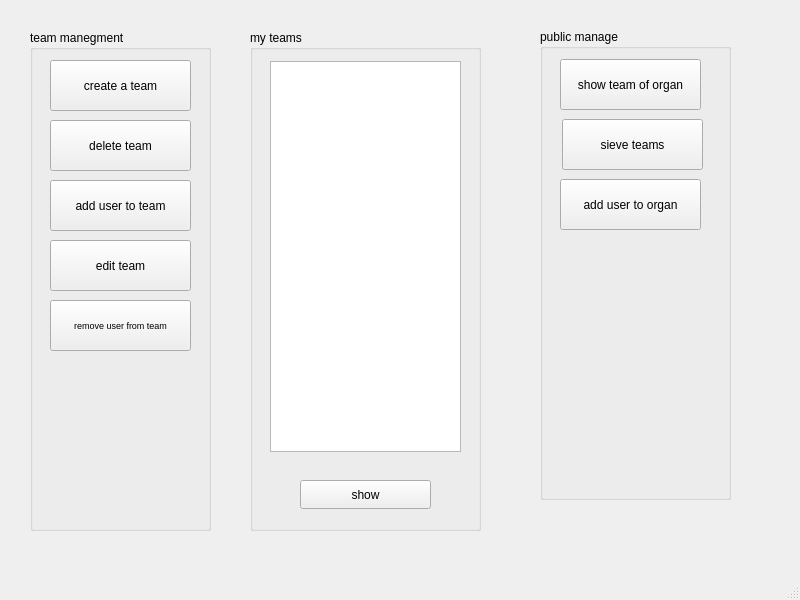
<?xml version="1.0" encoding="UTF-8"?>
<ui version="4.0">
 <class>team_management</class>
 <widget class="QMainWindow" name="team_management">
  <property name="geometry">
   <rect>
    <x>0</x>
    <y>0</y>
    <width>800</width>
    <height>600</height>
   </rect>
  </property>
  <property name="windowTitle">
   <string>MainWindow</string>
  </property>
  <widget class="QWidget" name="ss">
   <widget class="QGroupBox" name="my_teams_group">
    <property name="geometry">
     <rect>
      <x>250</x>
      <y>30</y>
      <width>231</width>
      <height>501</height>
     </rect>
    </property>
    <property name="title">
     <string>my teams</string>
    </property>
    <widget class="QPushButton" name="show_my_teams_btn">
     <property name="geometry">
      <rect>
       <x>50</x>
       <y>450</y>
       <width>131</width>
       <height>29</height>
      </rect>
     </property>
     <property name="text">
      <string>show</string>
     </property>
    </widget>
    <widget class="QListWidget" name="listWidget">
     <property name="geometry">
      <rect>
       <x>20</x>
       <y>31</y>
       <width>191</width>
       <height>391</height>
      </rect>
     </property>
    </widget>
   </widget>
   <widget class="QGroupBox" name="team_management_group">
    <property name="geometry">
     <rect>
      <x>30</x>
      <y>30</y>
      <width>181</width>
      <height>501</height>
     </rect>
    </property>
    <property name="title">
     <string>team manegment</string>
    </property>
    <widget class="QPushButton" name="create_team_btn">
     <property name="geometry">
      <rect>
       <x>20</x>
       <y>30</y>
       <width>141</width>
       <height>51</height>
      </rect>
     </property>
     <property name="text">
      <string>create a team</string>
     </property>
    </widget>
    <widget class="QPushButton" name="edit_team_btn">
     <property name="geometry">
      <rect>
       <x>20</x>
       <y>210</y>
       <width>141</width>
       <height>51</height>
      </rect>
     </property>
     <property name="text">
      <string>edit team</string>
     </property>
    </widget>
    <widget class="QPushButton" name="add_user_to_team_btn">
     <property name="geometry">
      <rect>
       <x>20</x>
       <y>150</y>
       <width>141</width>
       <height>51</height>
      </rect>
     </property>
     <property name="text">
      <string>add user to team</string>
     </property>
    </widget>
    <widget class="QPushButton" name="delete_team_btn">
     <property name="geometry">
      <rect>
       <x>20</x>
       <y>90</y>
       <width>141</width>
       <height>51</height>
      </rect>
     </property>
     <property name="text">
      <string>delete team</string>
     </property>
    </widget>
    <widget class="QPushButton" name="remove_user_from_organ_btn">
     <property name="geometry">
      <rect>
       <x>20</x>
       <y>270</y>
       <width>141</width>
       <height>51</height>
      </rect>
     </property>
     <property name="font">
      <font>
       <pointsize>7</pointsize>
      </font>
     </property>
     <property name="text">
      <string>remove user from team</string>
     </property>
    </widget>
   </widget>
   <widget class="QGroupBox" name="team_management_group_2">
    <property name="geometry">
     <rect>
      <x>540</x>
      <y>29</y>
      <width>191</width>
      <height>471</height>
     </rect>
    </property>
    <property name="title">
     <string>public manage</string>
    </property>
    <widget class="QPushButton" name="teams_oforgan_btn">
     <property name="geometry">
      <rect>
       <x>20</x>
       <y>30</y>
       <width>141</width>
       <height>51</height>
      </rect>
     </property>
     <property name="text">
      <string>show team of organ</string>
     </property>
    </widget>
    <widget class="QPushButton" name="sieve_teams_btn">
     <property name="geometry">
      <rect>
       <x>22</x>
       <y>90</y>
       <width>141</width>
       <height>51</height>
      </rect>
     </property>
     <property name="text">
      <string>sieve teams</string>
     </property>
    </widget>
    <widget class="QPushButton" name="add_user_to_organ_btn">
     <property name="geometry">
      <rect>
       <x>20</x>
       <y>150</y>
       <width>141</width>
       <height>51</height>
      </rect>
     </property>
     <property name="text">
      <string>add user to organ</string>
     </property>
    </widget>
   </widget>
  </widget>
  <widget class="QMenuBar" name="menubar">
   <property name="geometry">
    <rect>
     <x>0</x>
     <y>0</y>
     <width>800</width>
     <height>26</height>
    </rect>
   </property>
  </widget>
  <widget class="QStatusBar" name="statusbar"/>
 </widget>
 <resources/>
 <connections/>
</ui>
